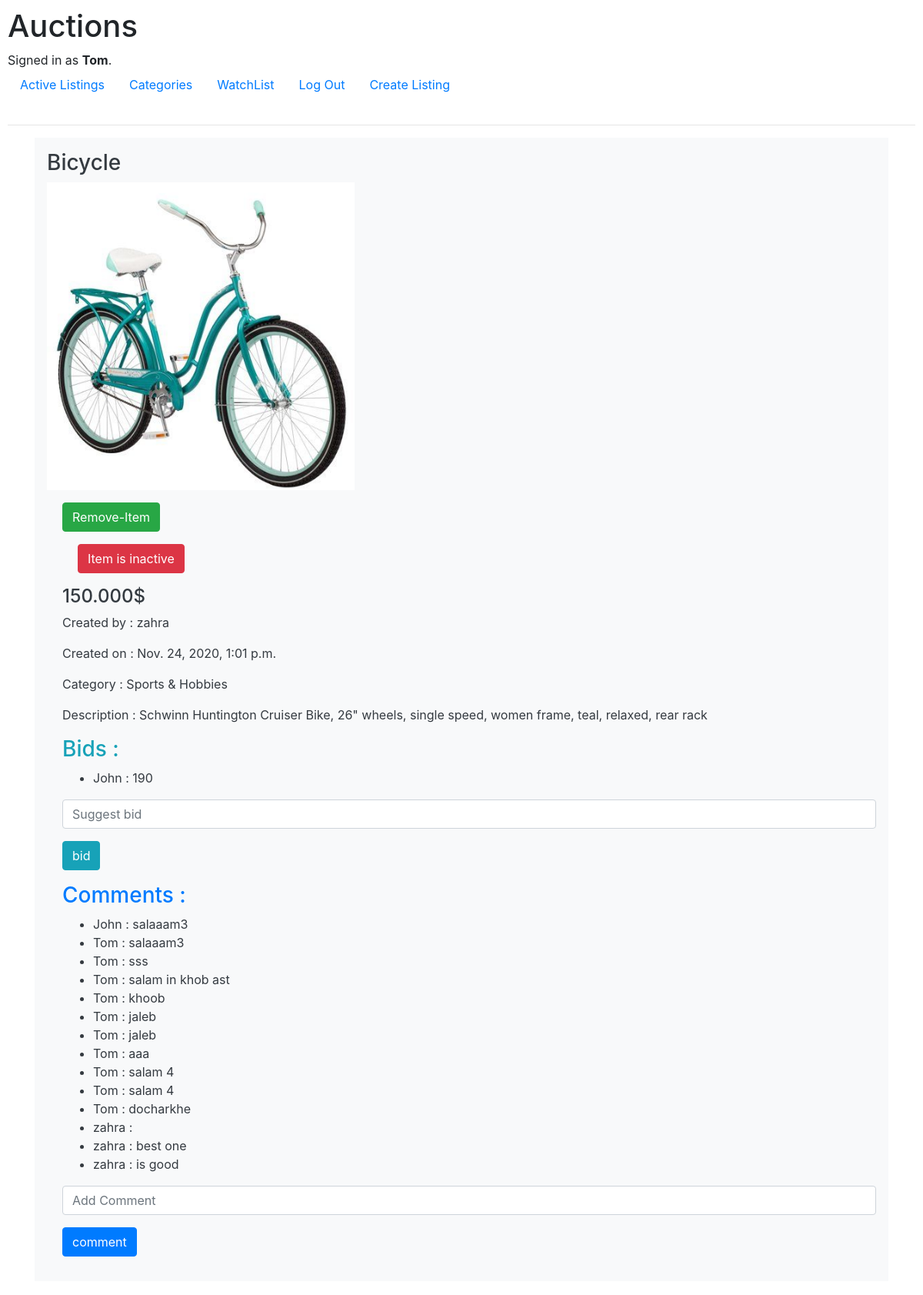
The app's page /visit/1 (signed in) with its own data.
### auctions/models.py (models this page shows, shortened)
class User(AbstractUser):
    pass

class auction(models.Model):
    title= models.CharField(max_length = 64)
    starting_bid = models.DecimalField(max_digits=10, decimal_places=3)
    image_url = models.CharField(max_length= 200)
    category = models.ForeignKey(category, on_delete = models.CASCADE, blank = True, related_name= "category")
    description = models.TextField(default='')
    created_on = models.DateTimeField(auto_now_add=True)
    created_by = models.ForeignKey(User, on_delete = models.CASCADE, related_name="creater")
    is_active = models.BooleanField(default='')
    def __str__(self):
         return f"{self.title} {self.starting_bid} {self.image_url} {self.category} {self.description} {self.created_by} {self.created_on}{self.is_active}  "

class category(models.Model) :
    name = models.CharField(max_length=64)
    def __str__(self):
         return f"{self.name}"

class bid(models.Model):
    bid_value = models.IntegerField(default='')
    on_auction = models.ForeignKey(auction,on_delete= models.CASCADE, related_name= "bid_on_auction")
    created_by = models.ForeignKey(User, on_delete = models.CASCADE,  related_name= "bid_suggestion")

class comment(models.Model):
    comment_text = models.TextField(default='')
    on_auction = models.ForeignKey(auction, on_delete = models.CASCADE, related_name= "comment_on_auction")
    created_by = models.ForeignKey(User, on_delete = models.CASCADE, related_name="commet_owner")

### auctions/views.py (the view)
# urls.py: path("visit/<int:auction_id>", views.visit_item, name="visit_item"),
def visit_item(request, auction_id):
    global bids_on_auction
    global comments_on_auction
    global message1
    item = auction.objects.get(pk=int(auction_id))
    watcher0 =request.user
    activelisting0 = activelisting.objects.get(watcher=watcher0)
    actives = activelisting0.active.all()
    if item in actives:
        value = "Remove-Item"
    else:
        value = "Add-Item"
    print(item)
    show_items(request, auction_id)
    return render(request, "auctions/item.html",{
        "item":auction.objects.get(pk=int(auction_id)),
        "bids" :bids_on_auction,
        "comments":comments_on_auction,
        "value":value,
        "message1":message1
        })

### auctions/templates/auctions/item.html (shortened to what this page needs)
{% extends "auctions/layout.html" %}
{% block body %}
    <div class="container">
    <div class="p-3 mb-2 bg-light  text-dark">
             <h3>   {{item.title}}  </h3>
    <img src ={{item.image_url}} style="width:400px"  >
    <div class="form-check">
    <form action="{% url 'add_watchlist' item.id   %}" method="post">
        <input class="btn btn-success" data-toggle="button" aria-pressed="false" type="submit" value={{value}}>
       </form>
    <div class="form-check">
    <form action="{% url 'active_deactive_Item' item.id   %}" method="post">
    {% if item.is_active %}
    <input class="btn btn-warning" data-toggle="button" aria-pressed="false" type="submit" value="Item is active">
    {% else %}
    <input class="btn btn-danger" data-toggle="button" aria-pressed="false" type="submit" value="Item is inactive">
    {% endif %}
</form>
    </div>
    <h4>   {{item.starting_bid}}$</h4>
    <p>  Created by  :  {{item.created_by}}</p>
    <p>  Created on  :  {{item.created_on}}</p>
    <p>  Category    :  {{item.category}}  </p>
    <p>  Description :  {{item.description}}</p>
    <div>
    <h3><a href="#" class="text-info"> Bids :<a> </h3>
    <ul>
            {% for bid in bids %}
                <li>{{ bid.created_by }} : {{ bid.bid_value }}</li>
            {% empty %}
                <li>No bid.</li>
            {% endfor %}
    </ul>
        <form action="{% url 'add_bid' item.id   %}" method="post">
            <div class="form-group">
                <input autofocus class="form-control" type="text" name="inputbid" placeholder="Suggest bid">
            </div>
            <input class="btn btn-info" type="submit" value="bid">
        </form>
    </div>
    <div>
    <h3><a href="#" class="text-primary">Comments : </a></h3>
    <ul>
        {% for comment in comments %}
            <li>{{ comment.created_by }} : {{ comment.comment_text }}</li>
        {% empty %}
            <li>No comment.</li>
        {% endfor %}
    </ul>
    <form action="{% url 'add_comment' item.id   %}" method="post">
        <div class="form-group">
            <input autofocus class="form-control" type="text" name="inputtext" placeholder="Add Comment">
        </div>
        <input class="btn btn-primary" type="submit" value="comment">
    </form>
  </div>
     </div>
     </div>
{% endblock %}

### auctions/templates/auctions/layout.html (shortened to what this page needs)
{% load static %}
<!DOCTYPE html>
<html lang="en">
    <head>
        <link rel="stylesheet" href="https://stackpath.bootstrapcdn.com/bootstrap/4.4.1/css/bootstrap.min.css">
        <link href="{% static 'auctions/styles.css' %}" rel="stylesheet">
    </head>
    <body>
        <h1>Auctions</h1>
        <div>
            {% if user.is_authenticated %}
                Signed in as <strong>{{ user.username }}</strong>.
            {% else %}
                Not signed in.
            {% endif %}
        </div>
        <ul class="nav">
            <li class="nav-item">
                <a class="nav-link" href="{% url 'index' %}">Active Listings</a>
            </li>
            {% if user.is_authenticated %}
                 <li class="nav-item">
                     <a class="nav-link" href="{% url 'show_categories' %}">Categories</a>
                 </li>
                 <li class="nav-item">
                     <a class="nav-link" href="{% url 'Show_watchlist' %}">WatchList</a>
                 </li>
                <li class="nav-item">
                    <a class="nav-link" href="{% url 'logout' %}">Log Out</a>
                </li>
                <li class="nav-item">
                    <a class="nav-link" href="{% url 'create_view'   %}">Create Listing</a>
                </li>
            {% endif %}
        </ul>
        <hr>
        {% block body %}
        {% endblock %}
    </body>
</html>

### auctions/static/auctions/styles.css (style rules this page uses)
body { padding: 10px; }

### records on screen
User: username "Tom"
auction: title "Bicycle", image_url (picture), starting_bid "150.000", created_by "zahra", created_on "Nov. 24, 2020, 1:01 p.m.", category "Sports & Hobbies", description "Schwinn Huntington Cruiser Bike, 26\" wheels, single speed, women frame, teal, relaxed, rear rack"
bid: created_by "John", bid_value "190"
comment: created_by "John", comment_text "salaaam3"
comment: created_by "Tom", comment_text "salaaam3"
comment: created_by "Tom", comment_text "sss"
comment: created_by "Tom", comment_text "salam in khob ast"
comment: created_by "Tom", comment_text "khoob"
comment: created_by "Tom", comment_text "jaleb"
comment: created_by "Tom", comment_text "jaleb"
comment: created_by "Tom", comment_text "aaa"
comment: created_by "Tom", comment_text "salam 4"
comment: created_by "Tom", comment_text "salam 4"
comment: created_by "Tom", comment_text "docharkhe"
comment: created_by "zahra"
comment: created_by "zahra", comment_text "best one"
comment: created_by "zahra", comment_text "is good"
